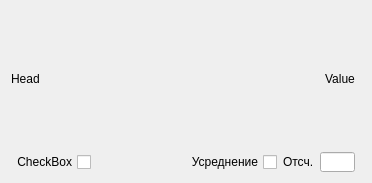
<?xml version="1.0" encoding="UTF-8"?>
<ui version="4.0">
 <class>WidgetValueChecked</class>
 <widget class="QWidget" name="WidgetValueChecked">
  <property name="geometry">
   <rect>
    <x>0</x>
    <y>0</y>
    <width>372</width>
    <height>183</height>
   </rect>
  </property>
  <property name="windowTitle">
   <string>Form</string>
  </property>
  <layout class="QHBoxLayout" name="horizontalLayout_3" stretch="0,0">
   <item>
    <layout class="QVBoxLayout" name="verticalLayout_border" stretch="1,0">
     <item>
      <layout class="QHBoxLayout" name="horizontalLayout_2">
       <item>
        <widget class="QLabel" name="label_head">
         <property name="text">
          <string>Head</string>
         </property>
        </widget>
       </item>
       <item>
        <spacer name="horizontalSpacer">
         <property name="orientation">
          <enum>Qt::Horizontal</enum>
         </property>
         <property name="sizeHint" stdset="0">
          <size>
           <width>40</width>
           <height>0</height>
          </size>
         </property>
        </spacer>
       </item>
       <item>
        <widget class="QLabel" name="label_value">
         <property name="text">
          <string>Value</string>
         </property>
         <property name="alignment">
          <set>Qt::AlignCenter</set>
         </property>
        </widget>
       </item>
      </layout>
     </item>
     <item>
      <layout class="QHBoxLayout" name="horizontalLayout_4">
       <item>
        <widget class="QCheckBox" name="checkBox">
         <property name="layoutDirection">
          <enum>Qt::RightToLeft</enum>
         </property>
         <property name="text">
          <string>CheckBox</string>
         </property>
        </widget>
       </item>
       <item>
        <spacer name="horizontalSpacer_2">
         <property name="orientation">
          <enum>Qt::Horizontal</enum>
         </property>
         <property name="sizeHint" stdset="0">
          <size>
           <width>40</width>
           <height>20</height>
          </size>
         </property>
        </spacer>
       </item>
       <item>
        <widget class="QCheckBox" name="checkBox_averaging">
         <property name="layoutDirection">
          <enum>Qt::RightToLeft</enum>
         </property>
         <property name="text">
          <string>Усреднение</string>
         </property>
        </widget>
       </item>
       <item>
        <widget class="QLabel" name="label_count">
         <property name="text">
          <string>Отсч.</string>
         </property>
        </widget>
       </item>
       <item>
        <widget class="QLineEdit" name="lineEdit_averagingLevel">
         <property name="minimumSize">
          <size>
           <width>35</width>
           <height>20</height>
          </size>
         </property>
         <property name="maximumSize">
          <size>
           <width>35</width>
           <height>20</height>
          </size>
         </property>
         <property name="alignment">
          <set>Qt::AlignRight|Qt::AlignTrailing|Qt::AlignVCenter</set>
         </property>
        </widget>
       </item>
      </layout>
     </item>
    </layout>
   </item>
   <item>
    <widget class="QFrame" name="frame_border">
     <property name="frameShape">
      <enum>QFrame::StyledPanel</enum>
     </property>
     <property name="frameShadow">
      <enum>QFrame::Raised</enum>
     </property>
    </widget>
   </item>
  </layout>
 </widget>
 <resources/>
 <connections/>
</ui>
